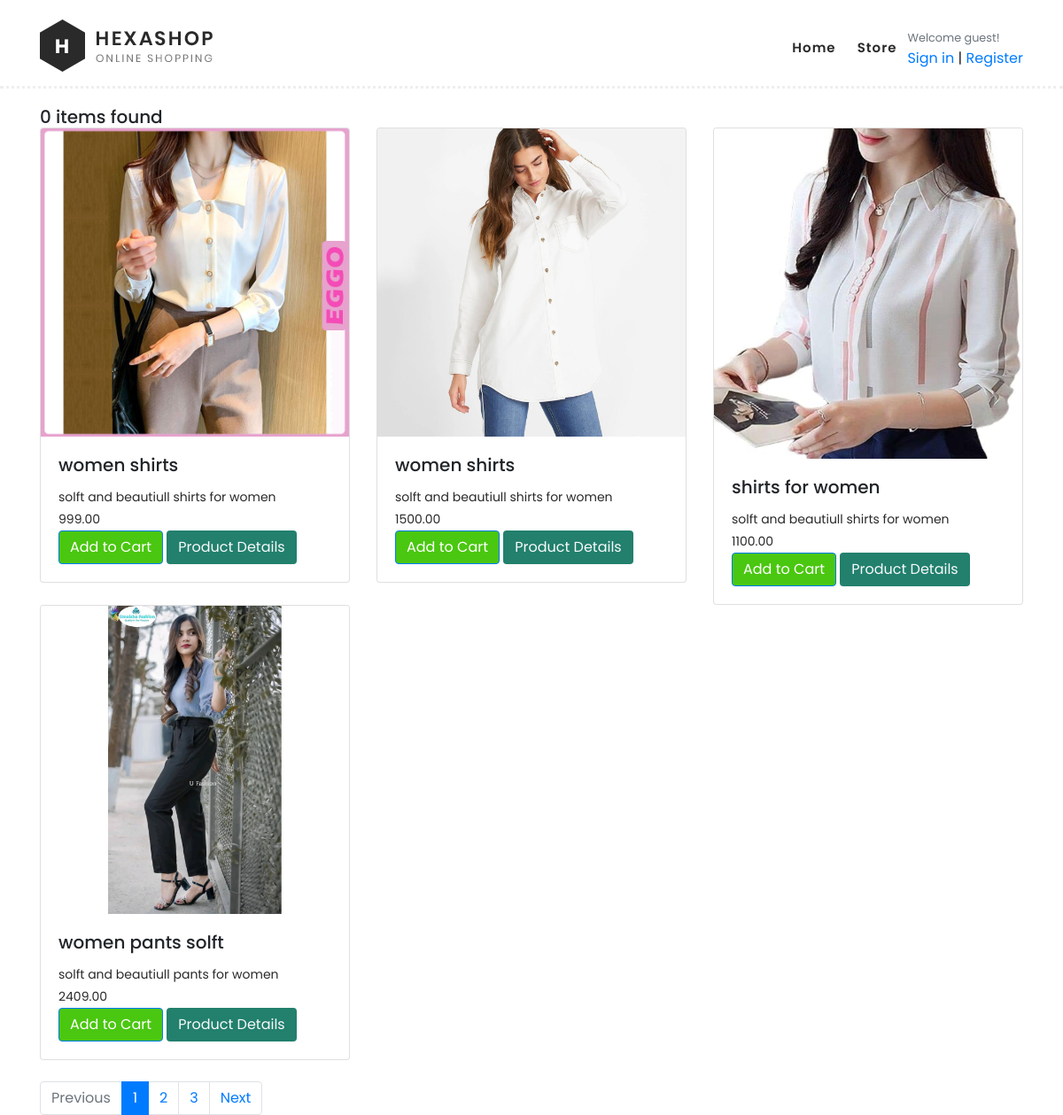
The app's page /store/filteritems/ with its own data.
### store/models.py (models this page shows, shortened)
class Product(models.Model):
    product_name = models.CharField(max_length=200)
    slug = models.SlugField(max_length=200)
    description = models.TextField(max_length=500, blank=True)
    price = models.DecimalField(max_digits=10, decimal_places=2)
    image = models.ImageField(upload_to='photos/products')
    stock = models.IntegerField()
    is_available = models.BooleanField(default=True)
    category = models.ForeignKey(Category, on_delete=models.CASCADE)
    created_date = models.DateTimeField(auto_now_add=True)
    modified_date = models.DateTimeField(auto_now=True)

### store/views.py (the view)
# urls.py: path('filteritems/', views.FilterItems, name='filter_items')
def FilterItems(request):
    products = Product.objects.filter(is_available=True)  # Initialize with an empty queryset
    context = {}
    product_count = 0
    if request.method == 'POST':
        form = MyForm(request.POST)
        if form.is_valid():
            field1_value = form.cleaned_data['field1']
            field2_value = form.cleaned_data['field2']
            products = Product.objects.filter(is_available=True, price__range=(field1_value, field2_value))
            product_count = products.count()
        else:
            pass
    else:
        form = MyForm()
    page = request.GET.get("page")
    paginator = Paginator(products, 4)
    product_page = paginator.get_page(page)
    context["products"] = product_page
    context["product_count"] = product_count
    return render(request, 'filter_items.html', {'form': form, **context})

### store/templates/filter_items.html
{% extends 'base.html' %}
{% block content %}
<section style="margin-top:120px;">
  <div style="" class="container">
    <h5 > {{product_count}} items found</h5>
    <div class="row">
      {% if products %} {% for product in products %}
        <div class="col-lg-4 ">
          <div class="card">
              <img src="{{ product.image.url }}" class="card-img-top" alt="Product 1">
              <div class="card-body">
                  <h5 class="card-title"> {{product.product_name}}</h5>
                  <p class="card-text">{{product.description}}</p>
                  <p class="card-text">{{product.price}}</p>
                  <a style="background-color: #4ac710;"  href="#" class="btn btn-primary">Add to Cart</a>
                  <a style="background-color: #22806d;"  href="{% url 'product_detail' product_id=product.id %}" class="btn text-light ">Product Details</a>
              </div>
          </div>
        </div>
      {% endfor %}
    </div>
    <nav class="mt-4" aria-label="Page navigation sample">
      {% if products.has_other_pages %}
      <ul class="pagination">
        {% if products.has_previous %}
        <li class="page-item">
          <a
            class="page-link"
            href="?page={{products.previous_page_number}}"
            >Previous</a
          >
        </li>
        {% else %}
        <li class="page-item disabled">
          <a class="page-link" href="#">Previous</a>
        </li>
        {% endif %}
        {% for i in products.paginator.page_range %}
        {% if products.number == i %}
        <li class="page-item active">
          <a class="page-link" href="#">{{i}}</a>
        </li>
        {% else %}
        <li class="page-item">
          <a class="page-link" href="?page={{i}}">{{i}}</a>
        </li>
        {% endif %} {% endfor %} {% if products.has_next %}
        <li class="page-item">
          <a class="page-link" href="?page={{products.next_page_number}}"
            >Next</a
          >
        </li>
        {% else %}
        <li class="page-item disabled">
          <a class="page-link" href="#">Next</a>
        </li>
        {% endif %}
      </ul>
      {% endif %}
    </nav>
  </div>
  {% elif products == None %}
  <div>
   <h2>No result found. Please try again.</h2>
  </div>
  {% endif %}
</section>
{% endblock %}

### static/css/templatemo-hexashop.css (style rules this page uses)
html, body, div, span, applet, object, iframe, h1, h2, h3, h4, h5, h6, p, blockquote, div pre, a, abbr, acronym, address, big, cite, code, del, dfn, em, font, img, ins, kbd, q, s, samp, small, strike, strong, sub, sup, tt, var, b, u, i, center, dl, dt, dd, ol, ul, li, figure, header, nav, section, article, aside, footer, figcaption { margin: 0; padding: 0; border: 0; outline: 0; }
ul, li { padding: 0; margin: 0; list-style: none; }
header, nav, section, article, aside, footer, hgroup { display: block; }
* { box-sizing: border-box; }
html, body { font-family: 'Poppins', sans-serif; font-weight: 400; background-color: #fff; font-size: 16px; -ms-text-size-adjust: 100%; -webkit-font-smoothing: antialiased; -moz-osx-font-smoothing: grayscale; }
a { text-decoration: none !important; }
h1, h2, h3, h4, h5, h6 { margin-top: 0px; margin-bottom: 0px; }
ul { margin-bottom: 0px; }
p { font-size: 14px; line-height: 25px; color: #2a2a2a; }
html, body { background: #fff; font-family: 'Poppins', sans-serif; }

### records on screen
Product: image (picture), product_name "women shirts", description "solft and beautiull shirts for women", price "999.00"
Product: image (picture), product_name "women shirts", description "solft and beautiull shirts for women", price "1500.00"
Product: image (picture), product_name "shirts for women", description "solft and beautiull shirts for women", price "1100.00"
Product: image (picture), product_name "women pants solft", description "solft and beautiull pants for women", price "2409.00"

### other values on screen
{{ product_count }} "0"
{{ i }} "1"
{{ i }} "2" "3"
